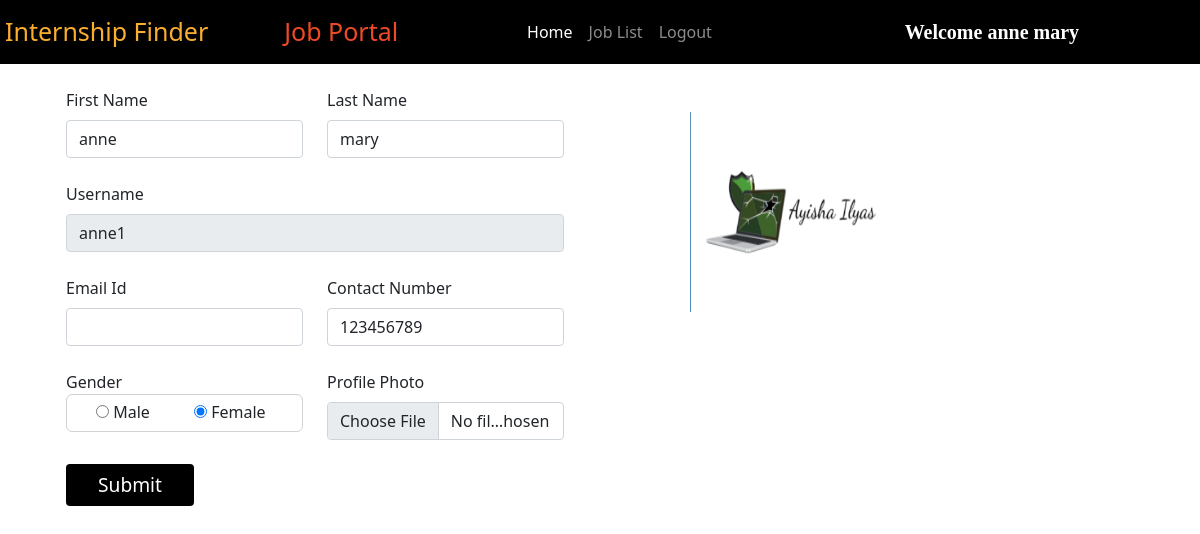
Page /user_homepage/ (signed in) on the committed database.
### intern/models.py (models this page shows, shortened)
class Applicant(models.Model):
    user = models.ForeignKey(User, on_delete=models.CASCADE)
    phone = models.CharField(max_length=10)
    image = models.ImageField(upload_to="")
    gender = models.CharField(max_length=10)
    type = models.CharField(max_length=15)

### intern/views.py (the view, shortened to what this page needs)
# urls.py: path("user_homepage/", views.user_homepage, name="user_homepage"),
def user_homepage(request):
    if not request.user.is_authenticated:
        return redirect('/user_login/')
    applicant = Applicant.objects.get(user=request.user)
    return render(request, "user_homepage.html", {'applicant':applicant})

### intern/templates/user_homepage.html (shortened to what this page needs)
{% extends 'user_navbar.html' %}
{% block home %} active {% endblock %}
{% block body %}
<div class="container">
    <div class="row">
        <div class="col-sm-6">
            <form class="container mt-4" method="POST" enctype="multipart/form-data">
                <div class="row">
                    <div class="form-group col-md-6">
                        <label>First Name</label>
                        <input type="text" class="form-control mt-2" name="first_name" id="first_name"
                            value="{{applicant.user.first_name}}" required>
                    </div>
                    <div class="form-group col-md-6">
                        <label>Last Name</label>
                        <input type="text" class="form-control mt-2" name="last_name" id="last_name"
                        value="{{applicant.user.last_name}}" required>
                    </div>
                </div>
                <div class="row mt-4">
                    <div class="form-group col-md-12">
                        <label>Username</label>
                        <input type="text" class="form-control mt-2" name="username" id="username"
                            value="{{applicant.user.username}}" readonly>
                    </div>
                </div>
                <div class="row mt-4">
                    <div class="form-group col-md-6">
                        <label>Email Id</label>
                        <input type="email" class="form-control mt-2" name="email" id="email" value="{{applicant.user.email}}" required>
                    </div>
                    <div class="form-group col-md-6">
                        <label>Contact Number</label>
                        <input type="tel" class="form-control mt-2" name="phone" id="phone" value="{{applicant.phone}}" required>
                    </div>
                </div>
                <div class="row mt-4">
                    <div class="form-group col-md-6">
                        <label>Gender</label>
                        {% if applicant.gender == "Male" %}
                        <div class="mt-2" style="border: 1px solid lightgrey; padding: 5px; border-radius: 6px;">
                            <div class="form-check form-check-inline">
                                <input type="radio" class="custom-control-input" name="gender" value="Male" checked>
                                <label for="male" class="custom-control-label">Male</label>
                            </div>
                            <div class="form-check form-check-inline">
                                <input type="radio" class="custom-control-input" name="gender"
                                    value="Female">
                                <label for="female" class="custom-control-label">Female</label>
                            </div>
                        </div>
                        {% else %}
                        <div style="border: 1px solid lightgrey; padding: 5px; border-radius: 6px;">
                            <div class="form-check form-check-inline">
                                <input type="radio" class="custom-control-input" name="gender" value="Male">
                                <label for="male" class="custom-control-label">Male</label>
                            </div>
                            <div class="form-check form-check-inline">
                                <input type="radio" class="custom-control-input" name="gender"
                                    value="Female" checked>
                                <label for="female" class="custom-control-label">Female</label>
                            </div>
                        </div>
                        {% endif %}
                    </div>
                    <div class="form-group col-md-6">
                        <label>Profile Photo</label>
                        <input type="file" class="form-control mt-2" name="image" id="image">
                    </div>
                </div>
                <input type="submit" value="Submit" class="btn mt-4" accept="image/*" style="background-color: #000; color: white; font-size: larger; width: 8rem;">
            </form>
        </div>
        <div class="col-sm-4 mt-5 text-center">
            <img src="{{applicant.image.url}}" alt="" width="200px" height="200px">
        </div>
    </div>
</div>
{% endblock %}

### intern/templates/user_navbar.html (shortened to what this page needs)
<!doctype html>
<html lang="en">
<head>
  <link href="https://cdn.jsdelivr.net/npm/bootstrap@5.0.2/dist/css/bootstrap.min.css" rel="stylesheet"
>
  <link rel="stylesheet" href="https://cdnjs.cloudflare.com/ajax/libs/font-awesome/5.15.3/css/all.min.css">
</head>
<body>
  <nav class="navbar navbar-expand-lg navbar-dark sticky-top">
      <a class="navbar-brand" href="/"><span class="head1" style="margin-left: 5px;">Internship Finder</span></a>
      <a class="navbar-brand" href="#"><span class="head2" style="margin-left: 60px;">Job Portal</span></a>
      <div class="container w-50">
        <div class="collapse navbar-collapse" id="navbarSupportedContent">
          <ul class="navbar-nav me-auto mb-2 mb-lg-0">
            <li class="nav-item">
              <a class="nav-link {% block home %}{% endblock %}" aria-current="page" href="/user_homepage/">Home</a>
            </li>
            <li class="nav-item">
              <a class="nav-link {% block job_list %}{% endblock %}" href="/all_jobs/">Job List</a>
            </li>
            <li class="nav-item">
              <a class="nav-link" href="/logout/">Logout</a>
            </li>
          </ul>
          <a class="navbar-brand" style="font-weight: bold; font-family: 'Times New Roman', Times, serif;"
            href="#">Welcome {{request.user.get_full_name}}</a>
        </div>
      </div>
  </nav>
  {% block body %}
  {% endblock %}
</body>
</html>
</html>

### intern/templates/user_navbar.html (style rules this page uses)
.navbar { background-color:#000; }
.head1 { color: #FBAD30; font-size: 25px; height: 50px; }
.head2 { color: #EF4926; font-size: 25px; }

### rows in the picture
Applicant: first_name "anne", last_name "mary", username "anne1", phone "123456789", image (picture)

### other values in the picture
{{ request.user.get_full_name }} "anne mary"
